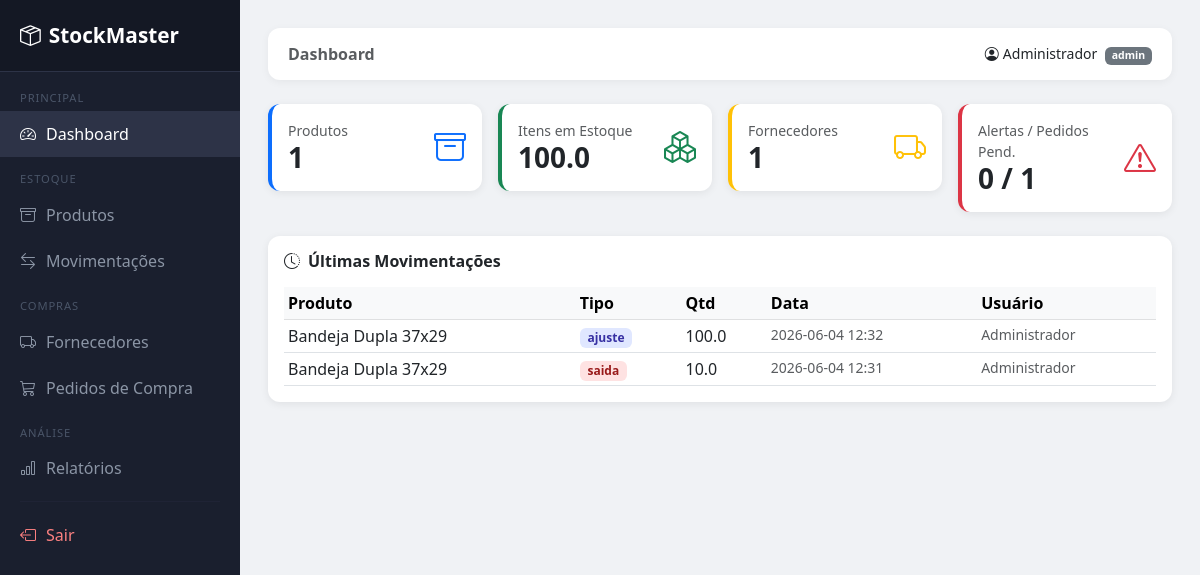
Page / (signed in) on the earlier database version.
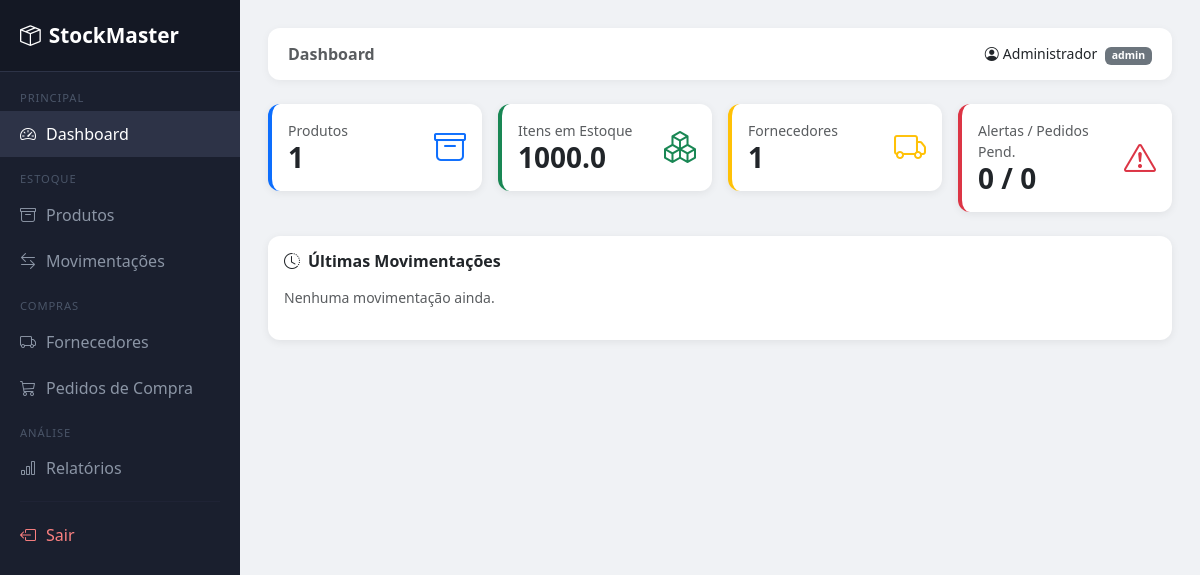
Same page on the later database version.
### tables this page shows
CREATE TABLE movimentacoes (
            id          INTEGER PRIMARY KEY AUTOINCREMENT,
            produto_id  INTEGER NOT NULL,
            tipo        TEXT NOT NULL CHECK(tipo IN ('entrada','saida','ajuste')),
            quantidade  REAL NOT NULL,
            data        TEXT NOT NULL,
            usuario_id  INTEGER NOT NULL,
            observacao  TEXT,
            FOREIGN KEY (produto_id)  REFERENCES produtos(id),
            FOREIGN KEY (usuario_id)  REFERENCES usuarios(id)
        );

CREATE TABLE produtos (
            id              INTEGER PRIMARY KEY AUTOINCREMENT,
            nome            TEXT NOT NULL,
            categoria       TEXT,
            descricao       TEXT,
            unidade         TEXT NOT NULL DEFAULT 'un',
            quantidade      REAL NOT NULL DEFAULT 0,
            estoque_minimo  REAL NOT NULL DEFAULT 5,
            preco           REAL DEFAULT 0.0,
            fornecedor_id   INTEGER,
            FOREIGN KEY (fornecedor_id) REFERENCES fornecedores(id)
        );

CREATE TABLE usuarios (
            id      INTEGER PRIMARY KEY AUTOINCREMENT,
            nome    TEXT NOT NULL,
            email   TEXT UNIQUE NOT NULL,
            senha   TEXT NOT NULL,
            perfil  TEXT NOT NULL DEFAULT 'vendedor'
        );

### app.py (the view)
@app.route("/")
@login_required
def index():
    conn = get_connection()
    total_produtos  = conn.execute("SELECT COUNT(*) FROM produtos").fetchone()[0]
    total_estoque   = conn.execute("SELECT COALESCE(SUM(quantidade),0) FROM produtos").fetchone()[0]
    total_fornecedores = conn.execute("SELECT COUNT(*) FROM fornecedores").fetchone()[0]
    compras_pendentes  = conn.execute("SELECT COUNT(*) FROM compras WHERE status='pendente'").fetchone()[0]
    alertas = conn.execute("""
        SELECT nome, quantidade, estoque_minimo
        FROM produtos WHERE quantidade <= estoque_minimo
    """).fetchall()
    ultimas_mov = conn.execute("""
        SELECT m.tipo, m.quantidade, m.data, p.nome AS produto, u.nome AS usuario
        FROM movimentacoes m
        JOIN produtos p ON m.produto_id = p.id
        JOIN usuarios u ON m.usuario_id = u.id
        ORDER BY m.id DESC LIMIT 10
    """).fetchall()
    conn.close()
    return render_template("dashboard.html",
        total_produtos=total_produtos,
        total_estoque=total_estoque,
        total_fornecedores=total_fornecedores,
        compras_pendentes=compras_pendentes,
        alertas=alertas,
        ultimas_mov=ultimas_mov
    )

### app.py (called while the page is built)
@login_manager.user_loader
def load_user(user_id):
    conn = get_connection()
    user = conn.execute("SELECT * FROM usuarios WHERE id = ?", (user_id,)).fetchone()
    conn.close()
    if user:
        return User(user["id"], user["nome"], user["email"], user["perfil"])
    return None

### database.py (called while the page is built)
def get_connection():
    conn = sqlite3.connect(DB_PATH, check_same_thread=False)
    conn.execute("PRAGMA foreign_keys = ON")
    conn.row_factory = sqlite3.Row
    return conn

### templates/dashboard.html (shortened to what this page needs)
{% extends "base.html" %}
{% block page_title %}Dashboard{% endblock %}
{% block content %}
<div class="row g-3 mb-4">
  <div class="col-md-3">
    <div class="card stat-card blue p-3">
      <div class="d-flex justify-content-between align-items-center">
        <div><p class="text-muted small mb-0">Produtos</p><h3 class="fw-bold mb-0">{{ total_produtos }}</h3></div>
        <i class="bi bi-archive text-primary" style="font-size:2rem;"></i>
      </div>
    </div>
  </div>
  <div class="col-md-3">
    <div class="card stat-card green p-3">
      <div class="d-flex justify-content-between align-items-center">
        <div><p class="text-muted small mb-0">Itens em Estoque</p><h3 class="fw-bold mb-0">{{ total_estoque }}</h3></div>
        <i class="bi bi-boxes text-success" style="font-size:2rem;"></i>
      </div>
    </div>
  </div>
  <div class="col-md-3">
    <div class="card stat-card yellow p-3">
      <div class="d-flex justify-content-between align-items-center">
        <div><p class="text-muted small mb-0">Fornecedores</p><h3 class="fw-bold mb-0">{{ total_fornecedores }}</h3></div>
        <i class="bi bi-truck text-warning" style="font-size:2rem;"></i>
      </div>
    </div>
  </div>
  <div class="col-md-3">
    <div class="card stat-card red p-3">
      <div class="d-flex justify-content-between align-items-center">
        <div><p class="text-muted small mb-0">Alertas / Pedidos Pend.</p>
          <h3 class="fw-bold mb-0">{{ alertas|length }} / {{ compras_pendentes }}</h3></div>
        <i class="bi bi-exclamation-triangle text-danger" style="font-size:2rem;"></i>
      </div>
    </div>
  </div>
</div>
<div class="row g-3">
  <div class="col">
    <div class="card p-3">
      <h6 class="fw-bold mb-3"><i class="bi bi-clock-history me-2"></i>Últimas Movimentações</h6>
      {% if ultimas_mov %}
      <table class="table table-sm table-hover mb-0">
        <thead class="table-light">
          <tr><th>Produto</th><th>Tipo</th><th>Qtd</th><th>Data</th><th>Usuário</th></tr>
        </thead>
        <tbody>
          {% for m in ultimas_mov %}
          <tr>
            <td>{{ m.produto }}</td>
            <td>
              <span class="badge badge-{{ m.tipo }}">{{ m.tipo }}</span>
            </td>
            <td>{{ m.quantidade }}</td>
            <td class="text-muted small">{{ m.data }}</td>
            <td class="text-muted small">{{ m.usuario }}</td>
          </tr>
          {% endfor %}
        </tbody>
      </table>
      {% else %}
        <p class="text-muted small">Nenhuma movimentação ainda.</p>
      {% endif %}
    </div>
  </div>
</div>
{% endblock %}

Differences in the rows shown:
removed movimentacoes: produto "Bandeja Dupla 37x29", tipo "ajuste", quantidade "100.0", data "2026-06-04 12:32", usuario "Administrador"
removed movimentacoes: produto "Bandeja Dupla 37x29", tipo "saida", quantidade "10.0", data "2026-06-04 12:31", usuario "Administrador"
Other differences:
{{ total_estoque }}: "100.0" → "1000.0"
{{ compras_pendentes }}: "1" → "0"
text no longer shown: "Produto Tipo Qtd Data Usuário"
text now shown: "Nenhuma movimentação ainda."
